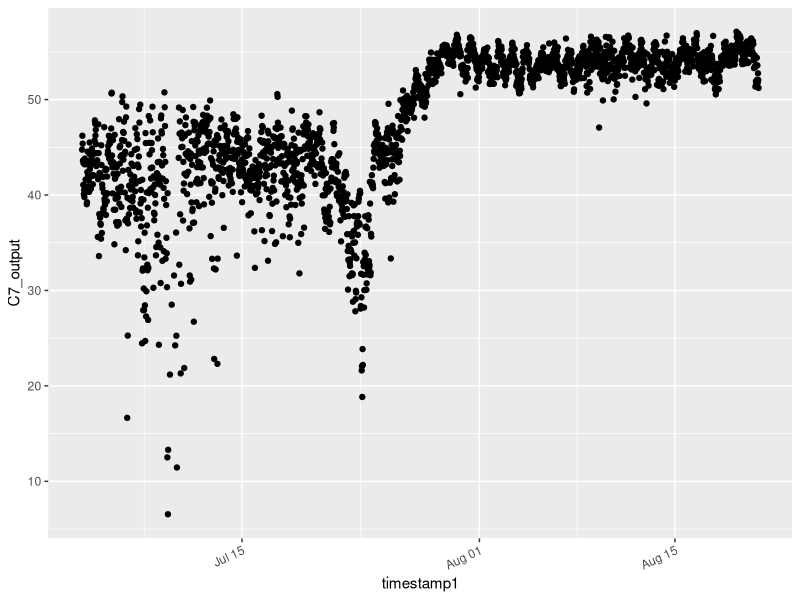
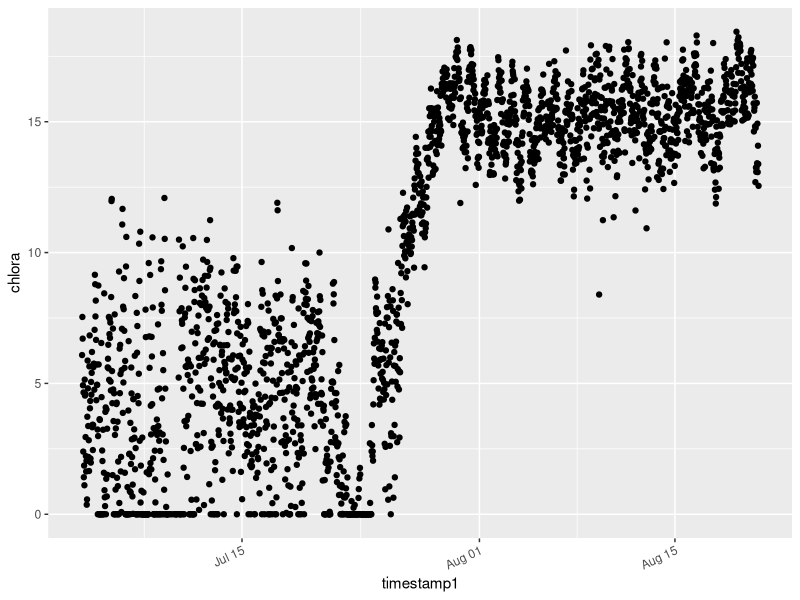
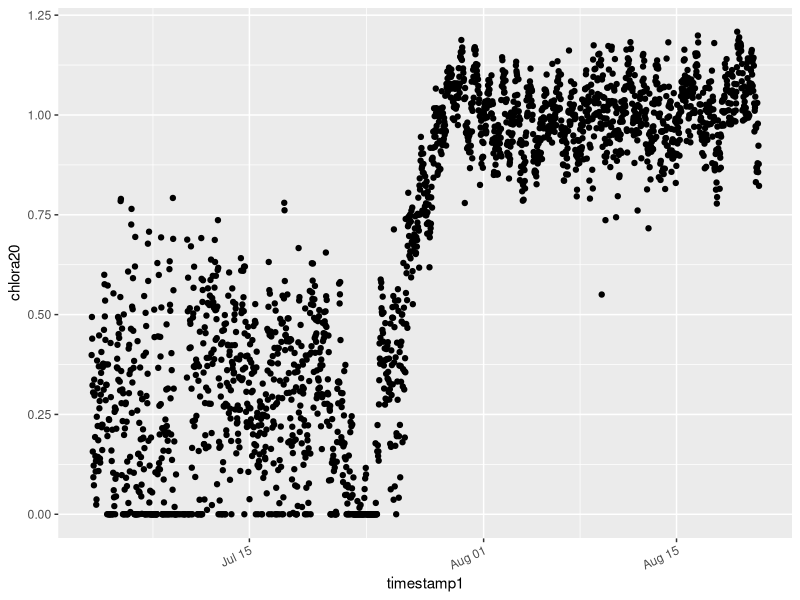
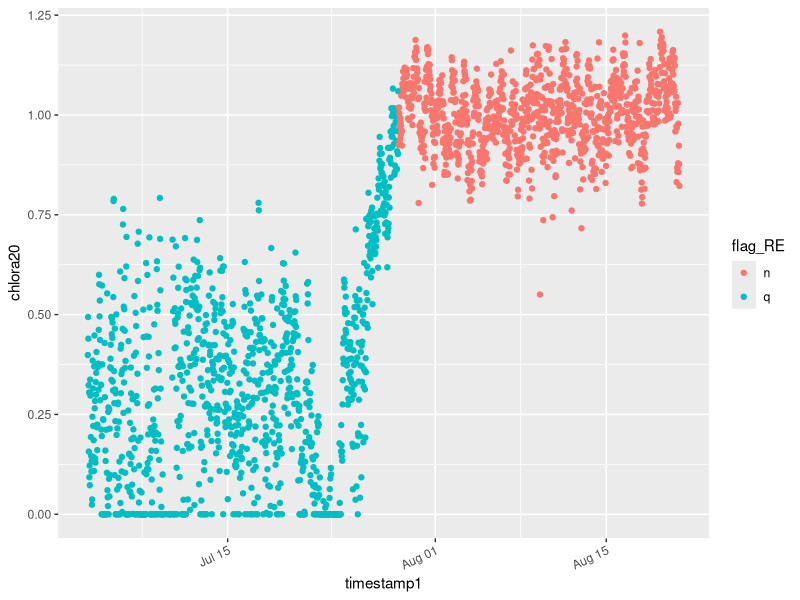
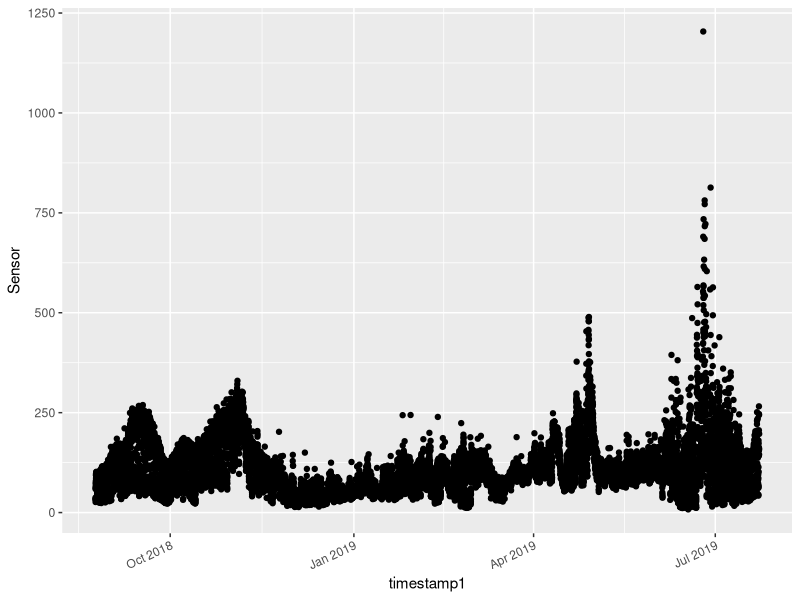

Source code (R) for these figures, in order: (Note: this script raises an error after producing the figures.)
# QA'QC for 1 C7 sensor optically formatted to measure chlorophyll-a
# Summer 2018 deployment

library(ggplot2)
library(scales)
library(dplyr)
library(lme4)
library(lmerTest)

# Back ground information for users:
#    link to product mannual
#    https://www.pme.com/products/cyclops-7-logger
#    Raw C7 output needs to be corrected for chlorophyll-a exctractions


### For C7 output corrections ###
# read in chl-a extractions: water_qualityCHLA.csv
chla1819 <- read.csv("water_qualityCHLA.csv", header=T)
names(chla1819)
summary(chla1819)
chla1819$ndate <- as.Date(as.Date.character(chla1819$date, format="%m/%d/%y"))
range(chla1819$ndate)

##########################
# Read in past year's data
old.datC7 <- read.csv("gl4.buoy.PMEC7.data.csv", header=T)

# Fix timestamp - so it is no longer a character:
old.datC7$timestamp1 <- as.POSIXct(old.datC7$timestamp, format= "%Y-%m-%d %H:%M")
range(old.datC7$timestamp1)
summary(old.datC7)

qplot(timestamp1, C7_output, data = old.datC7, geom="point") +
  #scale_x_datetime(date_breaks = "504 hour", labels = date_format("%b %d")) +
  theme(axis.text.x = element_text(angle = 25, vjust = 1.0, hjust = 1.0)) 

qplot(timestamp1, chlora, data = old.datC7, geom="point") +
  #scale_x_datetime(date_breaks = "504 hour", labels = date_format("%b %d")) +
  theme(axis.text.x = element_text(angle = 25, vjust = 1.0, hjust = 1.0)) 

#QAQC old data with extraction values, need add date 
old.datC7 <- transform(old.datC7, ndate = as.Date(timestamp1))

sum18comp <- left_join(old.datC7, chla1819[c("ndate", "depth","chl_a")],
                  by = c("ndate" = "ndate"))
summary(sum18comp)
summary(chla1819)

p <- ggplot(sum18comp) +
  geom_point(aes(x=ndate, y=(C7_output)), color="#57a6ad", alpha = 0.2) +
  geom_point(aes(x=ndate, y=(chl_a)), shape = 17, color="#316326", alpha = 0.8)  +
  theme_classic() 

p <- ggplot(sum18comp, aes(x=chl_a, y=C7_output)) +
  geom_point(alpha = 0.2)  +
  stat_smooth(method ="lm") +
  theme_classic()  

# get a beta value
sum18comp.mod <- lmer(chl_a ~ C7_output + (1|depth.y), data=sum18comp)
summary(sum18comp.mod)

#Transfor output for chl-a estimate
old.datC7$chlora20 <- (old.datC7$chlora * 0.065541)

qplot(timestamp1, chlora20, data = old.datC7, geom="point") +
  #scale_x_datetime(date_breaks = "504 hour", labels = date_format("%b %d")) +
  theme(axis.text.x = element_text(angle = 25, vjust = 1.0, hjust = 1.0)) 

# the data pre-July 29st looks poor and should be flagged 
old.datC7$flag_RE[old.datC7$timestamp1 <= as.POSIXct('2018-07-29 00:00:00')] <- "q"
old.datC7$flag_RE[old.datC7$timestamp1 >= as.POSIXct('2018-07-29 00:00:00')] <- "n"

#check to see if data was appropriately flagged:
qplot(timestamp1, chlora20, data = old.datC7, geom="point", color=flag_RE) +
  #scale_x_datetime(date_breaks = "504 hour", labels = date_format("%b %d")) +
  theme(axis.text.x = element_text(angle = 25, vjust = 1.0, hjust = 1.0)) 

summary(old.datC7)

##############################
### Winter 2018 Deployment ###

### 3m C7 sensor ###
# 1. Read in new raw data at depth (for 2018-2019): C7_240115_180823_190723_3m.TXT
C7.3m <- read.delim("C7_240115_180823_190723_3m.TXT", header=T, sep = ',')
names(C7.3m)
summary(C7.3m)

###
# 2. fix timestamp
C7.3m$timestamp1 <- as.POSIXct(C7.3m$Mountain.Standard.Time, format="%Y-%m-%d %H:%M:%OS")
range(C7.3m$timestamp1)

# restrict for date range of deployment:
C7.3m <- subset(C7.3m,timestamp1 >= as.POSIXct('2018-08-24 13:00:00') & 
                  timestamp1 <= as.POSIXct('2019-07-23 00:00:00'))
range(C7.3m$timestamp1)

qplot(timestamp1, Sensor, data = C7.3m, geom="point") +
  #scale_x_datetime(date_breaks = "504 hour", labels = date_format("%b %d")) +
  theme(axis.text.x = element_text(angle = 25, vjust = 1.0, hjust = 1.0))

summary(C7.3m)

#QAQC old data with extraction values, need add date 
C7.3m <- transform(C7.3m, ndate = as.Date(timestamp1))

win18comp <- left_join(C7.3m, chla1819[c("ndate", "depth","chl_a")],
                       by = c("ndate" = "ndate"))
summary(win18comp)
summary(chla1819)

p <- ggplot(win18comp) +
  geom_point(aes(x=ndate, y=(Sensor)), color="#57a6ad", alpha = 0.2) +
  geom_point(aes(x=ndate, y=(chl_a)), shape = 17, color="#316326", alpha = 0.8)  +
  theme_classic() 

# get a beta value
win18comp.mod <- lmer(chl_a ~ Sensor + (1|depth), data=win18comp)
summary(win18comp.mod)

#Transfor output for chl-a estimate
C7.3m$chlora20 <- (C7.3m$Sensor * 0.001158)

qplot(timestamp1, chlora20, data = C7.3m, geom="point") +
  #scale_x_datetime(date_breaks = "504 hour", labels = date_format("%b %d")) +
  theme(axis.text.x = element_text(angle = 25, vjust = 1.0, hjust = 1.0)) 

summary(C7.3m)

# add in column for depth, deployment and sensor 
C7.3m$depth <- 3
C7.3m$deployment <- "Winter2018"
C7.3m$sensor <- 240115

# add in variable for flag:
C7.3m$flag_RE[C7.3m$timestamp1 >= as.POSIXct('2018-08-24 13:00:00') ] <- "n"



#######################################################
########## ALL DO + Winter2018 DATA #################

###
# 1. Add in year 
PME_C7_winter18 <- transform(C7.3m,
                              year = as.numeric(format(timestamp1, '%Y')))

names(old.datC7)

names(PME_C7_winter18)
###
# 3.select for relevant parameters
old.datC7_1 <- subset(old.datC7, select=c(sensor, deployment, year, timestamp1, depth,
                                          temperature, C7_output, gain, chlora20,
                                          battery, flag_RE))
###
# 3.select for relevant parameters
PME_C7_winter18_1 <- subset(PME_C7_winter18, select=c(sensor, deployment, year, timestamp1, depth,
                                                      Temperature, Sensor, Gain, chlora20,
                                                      Battery, flag_RE))
###
# 4. change names
colnames(PME_C7_winter18_1)[6] = "temperature"
colnames(PME_C7_winter18_1)[7] = "C7_output"
colnames(PME_C7_winter18_1)[8] = "gain"
colnames(PME_C7_winter18_1)[10] = "battery"

###
# 5. Add winter 2018 to summer 2018
PME_C7_agg18 <- rbind(old.datC7_1, PME_C7_winter18_1)
summary(PME_C7_agg18)

# Plot and facet by deployment:
p <- ggplot(PME_C7_agg18, aes(x=timestamp1, y=(chlora20), colour =as.factor(flag_RE))) + # can swap color for deployment too 
  geom_point(alpha = 0.5) +
  #stat_smooth(method="lm", se=TRUE, formula=y ~ poly(x, 3, raw=TRUE), alpha=0.15) +
  scale_x_datetime(date_breaks = "504 hour", labels = date_format("%b %d")) +
  theme_classic() + xlab("Time stamp") 


##############################
### Summer 2019 Deployment ###
C7.9m <- read.delim("C7_240115_190730_190820_9m.TXT", header=T, sep = ',')
names(C7.9m)
summary(C7.9m)

###
# 2. fix timestamp
C7.9m$timestamp1 <- as.POSIXct(C7.9m$Mountain.Standard.Time, format="%Y-%m-%d %H:%M:%OS")
range(C7.9m$timestamp1)

# restrict for date range
C7.9m <- subset(C7.9m,timestamp1 >= as.POSIXct('2019-07-30 12:00:00') & 
                    timestamp1 <= as.POSIXct('2019-08-20 00:00:00'))

qplot(timestamp1, Sensor, data = C7.9m, geom="point") +
  #scale_x_datetime(date_breaks = "504 hour", labels = date_format("%b %d")) +
  theme(axis.text.x = element_text(angle = 25, vjust = 1.0, hjust = 1.0))

summary(C7.9m)

#QAQC old data with extraction values, need add date 
C7.9m <- transform(C7.9m, ndate = as.Date(timestamp1))

sum19comp <- left_join(C7.9m, chla1819[c("ndate", "depth","chl_a")],
                       by = c("ndate" = "ndate"))
summary(sum19comp)

p <- ggplot(sum19comp) +
  geom_point(aes(x=ndate, y=(Sensor)), color="#57a6ad", alpha = 0.2) +
  geom_point(aes(x=ndate, y=(chl_a)), shape = 17, color="#316326", alpha = 0.8)  +
  theme_classic() 

# get a beta value
sum19comp.mod <- lmer(chl_a ~ Sensor + (1|depth), data=sum19comp)
summary(sum19comp.mod)

#Transfor output for chl-a estimate
C7.9m$chlora20 <- (C7.9m$Sensor * 3.437e-03)

qplot(timestamp1, chlora20, data = C7.9m, geom="point") +
  #scale_x_datetime(date_breaks = "504 hour", labels = date_format("%b %d")) +
  theme(axis.text.x = element_text(angle = 25, vjust = 1.0, hjust = 1.0)) 

summary(C7.9m)

# add in column for depth, deployment and sensor 
C7.9m$depth <- 9
C7.9m$deployment <- "Summer2019"
C7.9m$sensor <- 240115

# add in variable for flag:
C7.9m$flag_RE[C7.9m$timestamp1 >= as.POSIXct('2019-07-30 12:00:00') ] <- "n"


######################################################
########## ALL DO + Summer2019 DATA #################

###
# 1. Add in year 
PME_C7_summer2019 <- transform(C7.9m,
                                year = as.numeric(format(timestamp1, '%Y')))
names(PME_C7_summer2019)
names(PME_C7_summer2019)

# 3.select for relevant parameters
PME_C7_summer2019_1 <- subset(PME_C7_summer2019, select=c(sensor, deployment, year, timestamp1, depth,
                                                      Temperature, sensor, Gain, chlora20,
                                                      Battery, flag_RE))
###
# 4. change names
colnames(PME_C7_summer2019_1)[6] = "temperature"
colnames(PME_C7_summer2019_1)[7] = "C7_output"
colnames(PME_C7_summer2019_1)[8] = "gain"
colnames(PME_C7_summer2019_1)[10] = "battery"

###
# 5. Add winter 2018 to summer 2018
PME_C7_agg19 <- rbind(PME_C7_agg18, PME_C7_summer2019_1)
summary(PME_C7_agg19)

# Plot and facet by deployment:
p <- ggplot(PME_C7_agg19, aes(x=timestamp1, y=(chlora20), colour =as.factor(depth))) +
  geom_point(alpha = 0.5) +
  #stat_smooth(method="lm", se=TRUE, formula=y ~ poly(x, 3, raw=TRUE), alpha=0.15) +
  scale_x_datetime(date_breaks = "504 hour", labels = date_format("%b %d")) +
  theme_classic() + xlab("Time stamp") 

summary(PME_C7_agg19)

colnames(PME_C7_agg19)[4] = "timestamp"
colnames(PME_C7_agg19)[9] = "est.chl_a"

#write.csv(PME_C7_agg19, "Summer2019_PME_C7.csv") # complied data file of all DO sensors along buoy line
